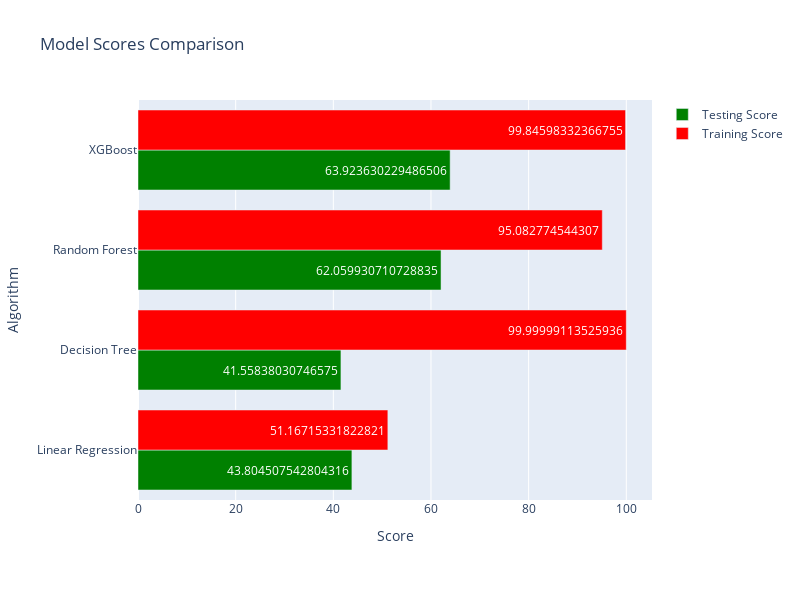

Notebook code cell kept with this figure:
### Code cell
%run Vehicle_Clusters3.ipynb

### Figure 1 — Plotly figure (JSON) as saved in the notebook; plotly's stock layout.template omitted (floating-point values rounded to 4 significant figures)
{"data": [{"marker": {"color": "Green"}, "name": "Testing Score", "orientation": "h", "text": [43.8, 41.56, 62.06, 63.92], "type": "bar", "x": [43.8, 41.56, 62.06, 63.92], "y": ["Linear Regression", "Decision Tree", "Random Forest", "XGBoost"]}, {"marker": {"color": "red"}, "name": "Training Score", "orientation": "h", "text": [51.17, 100.0, 95.08, 99.85], "type": "bar", "x": [51.17, 100.0, 95.08, 99.85], "y": ["Linear Regression", "Decision Tree", "Random Forest", "XGBoost"]}], "layout": {"barmode": "group", "height": 600, "margin": {"b": 100, "l": 100, "r": 100, "t": 100}, "showlegend": true, "title": {"text": "Model Scores Comparison"}, "width": 800, "xaxis": {"title": {"text": "Score"}}, "yaxis": {"title": {"text": "Algorithm"}}}}
